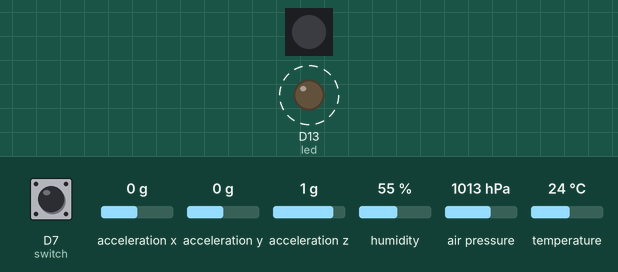
This program was run on a simulated CircuitPython board. On the bench: 1 RGB LEDs in strip order, left to right, output pins drawn as LEDs (lit = HIGH). Dashed ring = blinking. Inputs (shaded band) come from the test bench; at power-on: D7 (switch) HIGH, acceleration x 0 g, acceleration y 0 g, acceleration z 1 g, humidity 55 %, air pressure 1013 hPa, temperature 24 °C. Nothing arrives over Bluetooth unless stated; what the program prints to the serial console is not drawn.

Above: at 0.1 s.
Timing chart, 0 to 3.0 s (numbered marks = the images above):
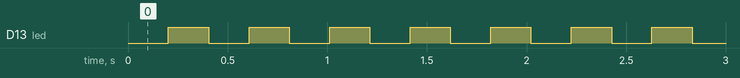

Measured:
- by itself, D13 (led): alternates HIGH for 0.20 s and LOW for 0.20 s

The program:

datalog_MS8607.py
```python
#IMPORT MODULES
#For Setup
import time
import busio
import board
import digitalio

#For Sensors Used
import adafruit_lis3dh
from adafruit_ms8607 import MS8607
import adafruit_thermistor

#For an Indicator
import neopixel

#For Bluetooth
from adafruit_ble import BLERadio
from adafruit_ble.advertising.standard import ProvideServicesAdvertisement
from adafruit_ble.services.nordic import UARTService

###SETUP LED
led = digitalio.DigitalInOut(board.D13)
led.direction = digitalio.Direction.OUTPUT
led.value = True

##SETUP SWITCH
switch = digitalio.DigitalInOut(board.D7)
switch.direction = digitalio.Direction.INPUT
switch.pull = digitalio.Pull.UP

#SETUP PIXELS
pixel_brightness = 0.25
pixels = neopixel.NeoPixel(board.NEOPIXEL, 1, brightness=pixel_brightness)

#Temperature Sensor is also analog but there is a better way to do it since voltage to temperature
#Is nonlinear and depends on series resistors and b_coefficient (some heat transfer values)
#thermistor = AnalogIn(board.A9) ##If you want analog
thermistor = adafruit_thermistor.Thermistor(board.A9, 10000, 10000, 25, 3950)

##SETUP THE ACCELEROMETER
##Accelerometer is hooked up to SDA/SCL which is I2C
i2c = busio.I2C(board.ACCELEROMETER_SCL, board.ACCELEROMETER_SDA)
_int1 = digitalio.DigitalInOut(board.ACCELEROMETER_INTERRUPT)
lis3dh = adafruit_lis3dh.LIS3DH_I2C(i2c, address=0x19, int1=_int1)
lis3dh.range = adafruit_lis3dh.RANGE_8_G

##And the external accel/gyro/mag
##Finally PTH Sensor
i2c = busio.I2C(board.SCL, board.SDA)
pth = MS8607(i2c)

####Setup blue tooth
ble = BLERadio()
uart_server = UARTService()
advertisement = ProvideServicesAdvertisement(uart_server)
print('Bluetooth Setup')

##MAKE A COLOR WHEEL
colors = [(255,0,0),(0,255,0),(0,0,255)]
c = 0

###CHECK FOR OPENING FILE
if switch.value == False:
    file = open('CPB_Datalog.txt','w')
    FILEOPEN = True
else:
    print('Not opening file for writing')
    FILEOPEN = False

###BOOLEANS
ADVERTISING = False

#INFINITE WHILE LOOP
while True:
    ##RESET PIXELS
    pixels[0] = (0,0,0)
    led.value = not led.value

    ##GET CURRENT TIME
    t = time.monotonic()

    ##GET THE CURRENT ACCEL
    x,y,z = lis3dh.acceleration

    #and PTH sensor
    p = pth.pressure
    Te = pth.temperature
    rH = pth.relative_humidity

    #GET THE TEMPERATURE
    T = thermistor.temperature

    ##PRINT TO STDOUT
    print((t,x,y,z,p,rH,Te,T))

    # Advertise when not connected.
    if not ble.connected:
        if ADVERTISING == False:
            ble.start_advertising(advertisement)
            ADVERTISING = True
        else:
            print('Advertising, Look for ',ble.name)
    else:
        #Stop advertising once connected
        ble.stop_advertising()
        ADVERTISING = False
        uart_server.write('{},{},{},{},{}\n'.format(t,x,y,z,T))

    ##CHECK AND SEE IF SWITCH IS THROWN
    if switch.value == False:
        ##CHANGE COLOR EVERY TIME YOU TAKE DATA
        pixels[0] = colors[c]
        c+=1
        if c >= len(colors):
            c = 0
        #PRINT TO A FILE
        #print((t,x,y,z,p,rH,Te,T))
        output = str(t) + " " + str(x) + " " + str(y) + " " + str(z) + " " + str(p) + " " + str(rH) + " " + str(Te) + " " + str(T) + str('\n')
        file.write(output)
        file.flush()
    else:
        if FILEOPEN == True:
            print('FILE CLOSED!!!')
            file.close()
            FILEOPEN = False

    ##Wait 0.2 seconds for 5 hz data rate
    time.sleep(0.2)# Write your code here :-)
```
